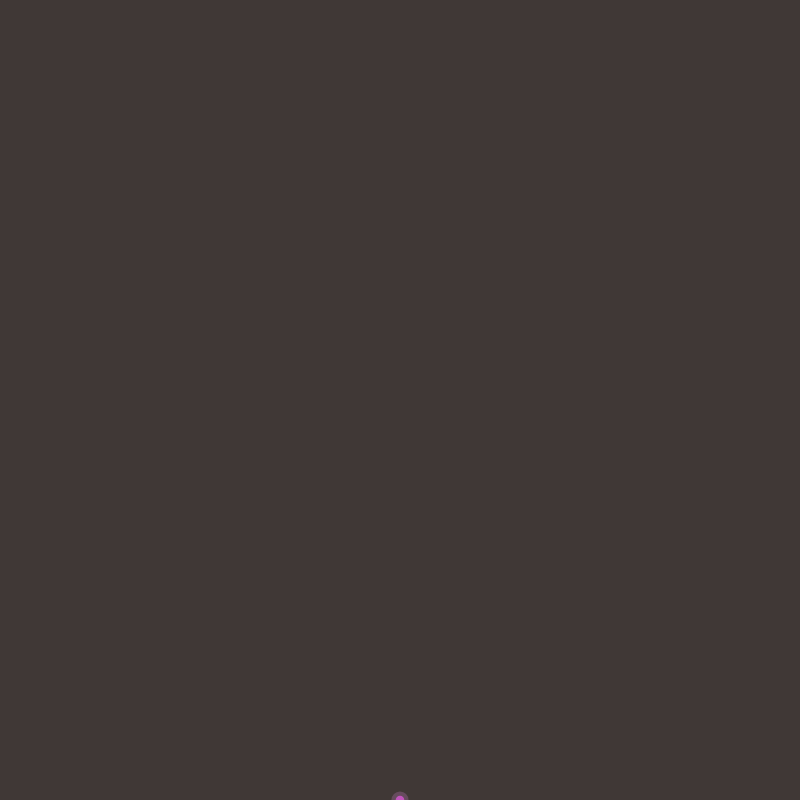
Frame 1 (no input)
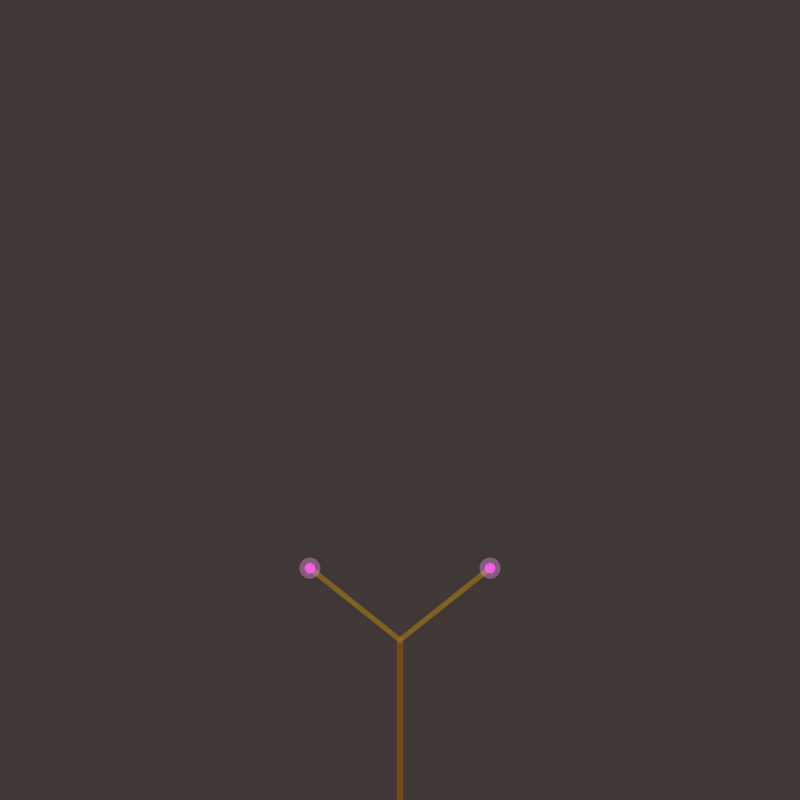
Frame 60 (no input)
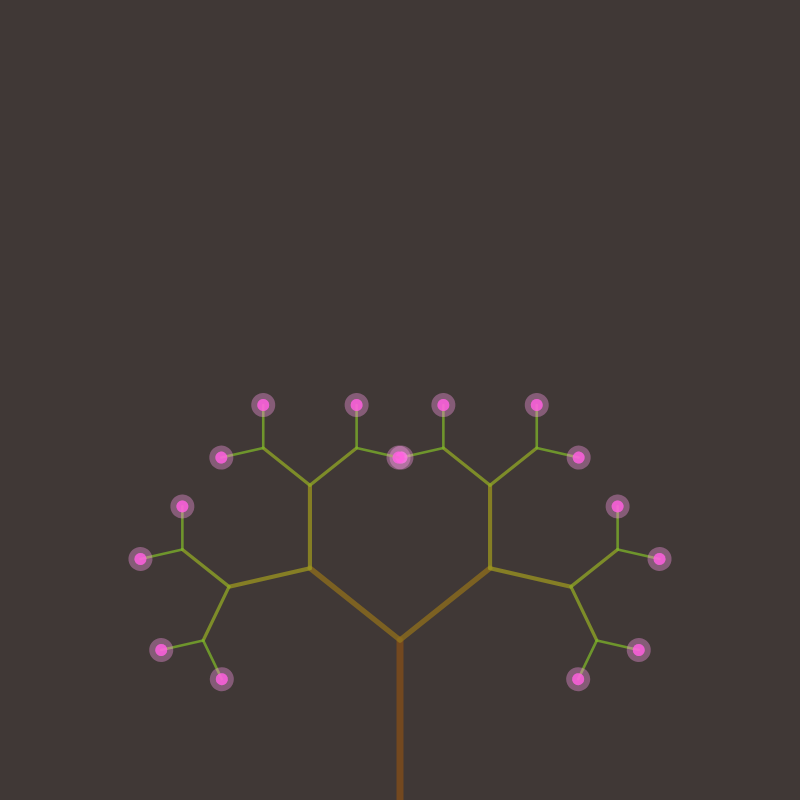
Frame 120 (the mouse pressed at the canvas centre since frame 60)

The p5.js sketch that drew these frames (run headless with seeded random() and noise() and a simulated clock; from frame 60 on, the mouse is pressed at the canvas centre):

// p5.js sketch
// ── sketch.js
let maxDepth = 0;
let maxAllowedDepth = 9;
let angleVariation;
let finished = false;
let growthInterval = 20; // controls growth speed

function setup() {
  createCanvas(800, 800);
  angleMode(RADIANS);
  frameRate(30);
  colorMode(HSB, 360, 100, 100, 1); // Use HSB for depth-based color
  restartTree();
}

function draw() {
  background(10, 15, 25); // clear each frame for smooth bloom animation
  translate(width / 2, height);

  drawBranch(160, 0);

  if (!finished) {
    if (frameCount % growthInterval === 0) {
      maxDepth++;
    }

    if (maxDepth > maxAllowedDepth) {
      finished = true;

      setTimeout(() => {
        restartTree();
      }, 4000);
    }
  }
}

function drawBranch(length, depth) {
  if (depth < maxDepth) {
    // Depth-based color for branches
    let branchHue = map(depth, 0, maxAllowedDepth, 30, 150); // brown → green
    let branchSat = map(depth, 0, maxAllowedDepth, 80, 70); // slight saturation decrease
    let branchBright = map(depth, 0, maxAllowedDepth, 50, 90); // brighter tips
    stroke(branchHue, branchSat, branchBright, 0.8);

    strokeWeight(map(length, 0, 160, 1, 7));
    line(0, 0, 0, -length);
    translate(0, -length);

    // recursive branches
    push();
    rotate(angleVariation);
    drawBranch(length * 0.72, depth + 1);
    pop();

    push();
    rotate(-angleVariation);
    drawBranch(length * 0.72, depth + 1);
    pop();
  } else {
    // bloom leaves
    let pulse = sin(frameCount * 0.15 + depth * 3) * 4;

    noStroke();

    // Pinkish bloom leaves
    let leafHue =
      map(depth, 0, maxAllowedDepth, 300, 330) +
      map(sin(frameCount * 0.05 + depth), -1, 1, -5, 5);
    fill(leafHue, 70, 100, 0.6);
    fill(leafHue, 70, 100, 0.6);
    circle(0, 0, 8 + pulse);

    // subtle outer glow
    fill(leafHue, 40, 100, 0.2);
    circle(0, 0, 16 + pulse * 2);
  }
}

function restartTree() {
  maxDepth = 0;
  finished = false;
  angleVariation = random(PI / 6, PI / 3);
}
